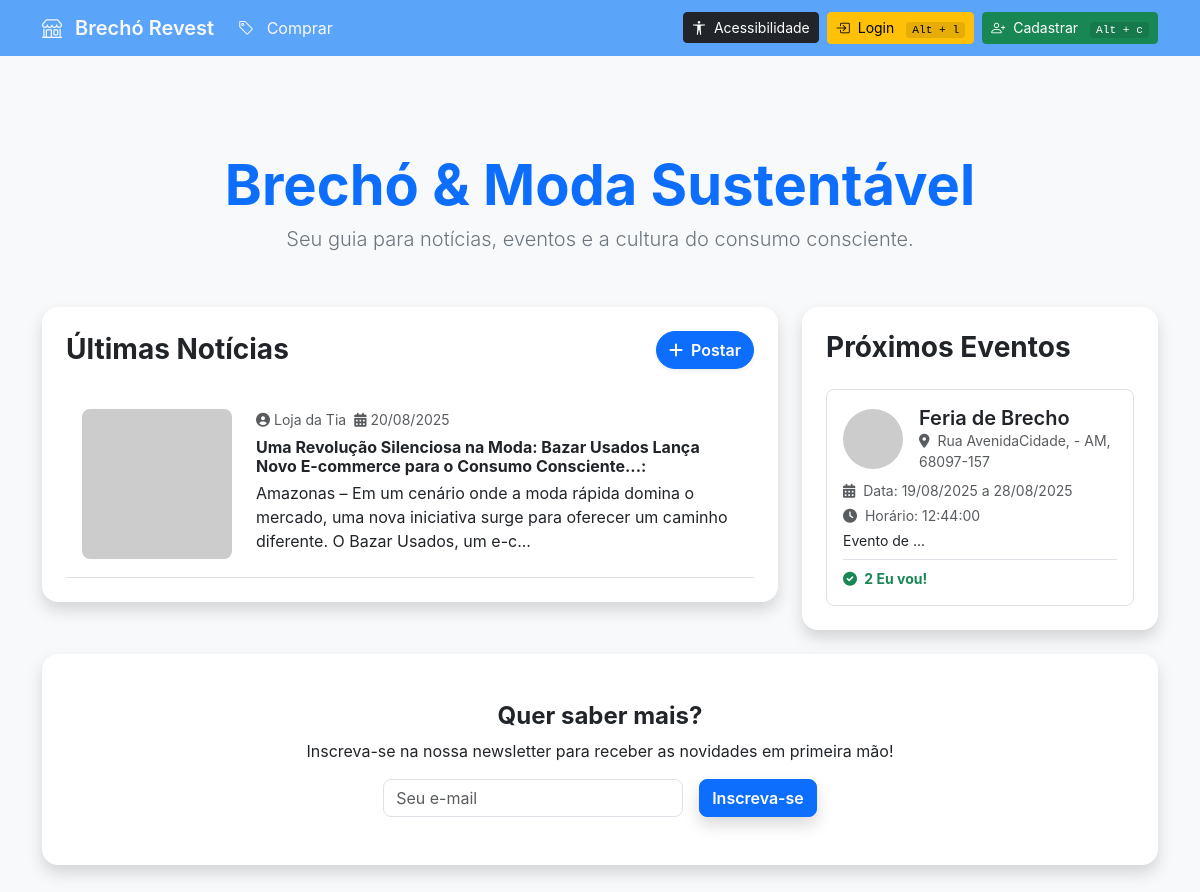
/main_jornal.php, run on an earlier commit of the app's database.
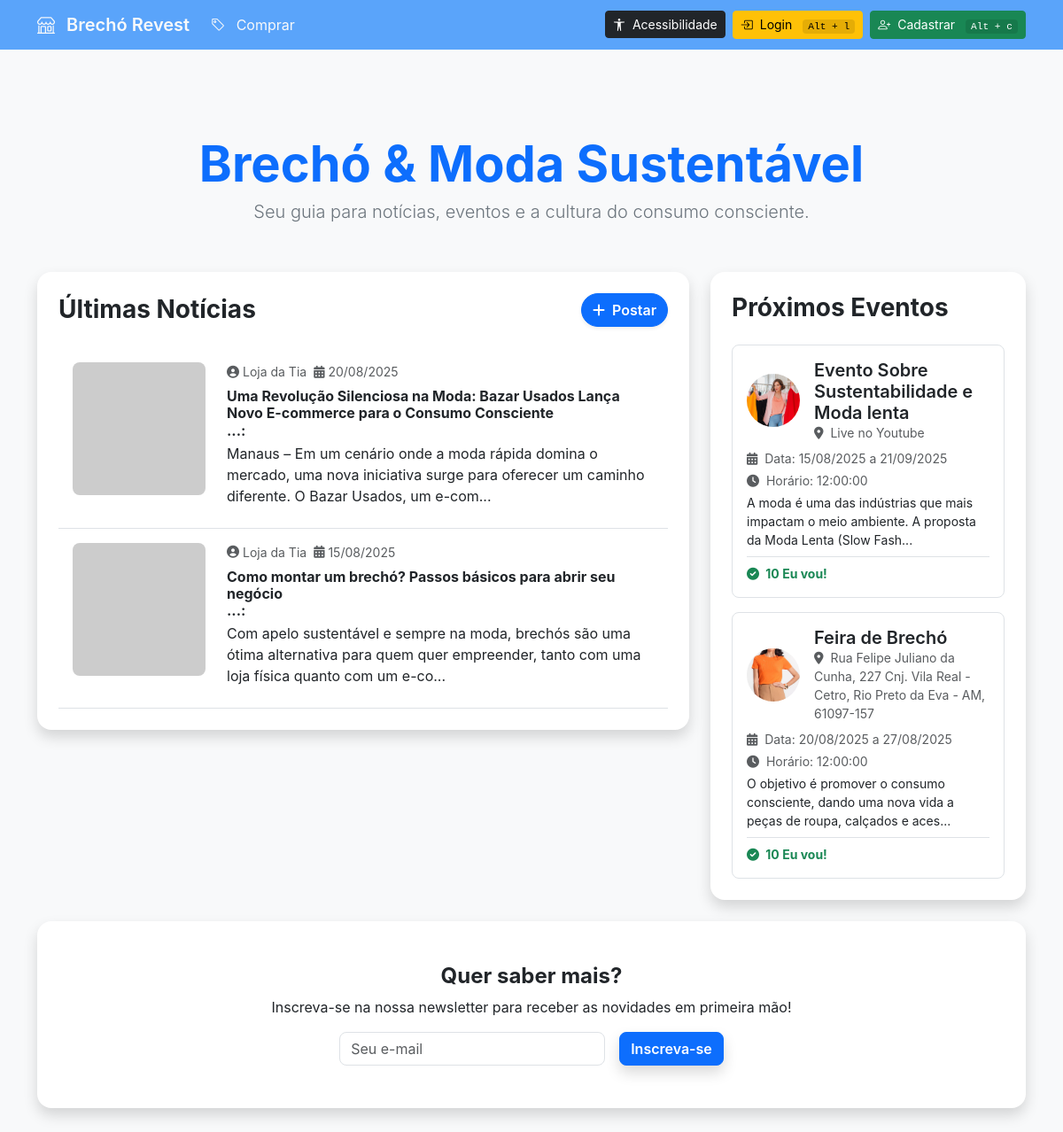
And on a later commit of the database.
### tables this page shows
CREATE TABLE `noticias` (
  `id` int(11) NOT NULL,
  `autor` varchar(255) NOT NULL,
  `corpo_do_texto` text NOT NULL,
  `data_de_publicacao` date NOT NULL,
  `referencias` varchar(500) DEFAULT NULL,
  `imagem` varchar(255) DEFAULT NULL,
  `resumo` varchar(255) NOT NULL
);

CREATE TABLE `eventos` (
  `id` int(11) NOT NULL,
  `nome_evento` varchar(255) NOT NULL,
  `data_inicio_evento` date NOT NULL,
  `data_termino_evento` date DEFAULT NULL,
  `data_evento` date NOT NULL,
  `hora_evento` time NOT NULL,
  `local_evento` varchar(255) NOT NULL,
  `descricao_evento` text DEFAULT NULL,
  `imagem_evento` varchar(255) DEFAULT NULL,
  `confirmacoes` int(11) DEFAULT 0,
  `resumo` varchar(255) NOT NULL,
  `contador_participantes` int(11) NOT NULL DEFAULT 0
);

### app/logic/main_jornal.php (called while the page is built, shortened)
<?php
require_once __DIR__ . '/../core/conexao.php';
$sql_noticias = "SELECT id, autor, resumo, corpo_do_texto, data_de_publicacao, referencias, imagem FROM noticias ORDER BY data_de_publicacao DESC LIMIT 5";
$resultado_noticias = $con->query($sql_noticias);
$sql_eventos = "SELECT id, nome_evento, data_inicio_evento, data_termino_evento, hora_evento, local_evento, descricao_evento, imagem_evento, confirmacoes FROM eventos ORDER BY data_inicio_evento ASC LIMIT 5";
$resultado_eventos = $con->query($sql_eventos);
?>
<?php
include __DIR__ . '/../includes/header.php';
?>

### public/main_jornal.php (called while the page is built)
<?php
include __DIR__ . '/../app/core/conexao.php';
include __DIR__ . '/../app/logic/main_jornal.php';
include __DIR__ . '/../app/views/main_jornal.php';
?>

### app/views/main_jornal.php (the view, shortened to what this page needs)
<!DOCTYPE html>
<html lang="pt-BR">
<head>
    <link rel="stylesheet" href="https://cdnjs.cloudflare.com/ajax/libs/font-awesome/6.0.0-beta3/css/all.min.css">
</head>
<body class="bg-light text-dark">
    <div class="container my-5">
        <header class="text-center py-5">
            <h1 class="display-4 fw-bolder text-primary mb-2">Brechó & Moda Sustentável</h1>
            <p class="h5 text-secondary fw-light">Seu guia para notícias, eventos e a cultura do consumo consciente.</p>
        </header>
        <main class="row g-4">
            <section class="col-md-8">
                <div class="bg-white rounded-4 shadow p-4">
                    <div class="d-flex justify-content-between align-items-center mb-4">
                        <h2 class="h3 fw-bold text-dark mb-0">Últimas Notícias</h2>
                        <a href="cadastro_jornal.php" class="btn btn-primary rounded-pill fw-semibold shadow-sm">
                            <i class="fas fa-plus me-1"></i> Postar
                        </a>
                    </div>
                    <div class="d-flex flex-column">
                        <?php
                        if ($resultado_noticias->num_rows > 0) {
                            while ($row_noticia = $resultado_noticias->fetch_assoc()) {
                                $data_formatada = date("d/m/Y", strtotime($row_noticia['data_de_publicacao']));
                        ?>
                                <a href="ver_noticia.php?tipo=noticia&id=<?php echo htmlspecialchars($row_noticia['id']); ?>" class="clickable-card p-3 border-bottom last:border-bottom-0">
                                    <article class="d-flex flex-column flex-sm-row gap-4">
                                        <img src="uploads/<?php echo htmlspecialchars($row_noticia['imagem']); ?>"
                                            alt="Imagem da notícia" class="rounded-3" style="width: 150px; height: 150px; object-fit: cover;"
                                            onerror="this.src='https://placehold.co/150x150/507d57/ffffff?text=BRECH%C3%93'">
                                        <div class="flex-grow-1">
                                            <div class="d-flex align-items-center gap-2 text-muted small mb-2">
                                                <span class="d-flex align-items-center"><i class="fas fa-user-circle me-1"></i> <?php echo htmlspecialchars($row_noticia['autor']); ?></span>
                                                <span class="d-flex align-items-center"><i class="fas fa-calendar-alt me-1"></i> <?php echo htmlspecialchars($data_formatada); ?></span>
                                            </div>
                                            <h4 class="h6 text-dark fw-bold mb-1"><?php echo nl2br(htmlspecialchars(substr($row_noticia['resumo'], 0, 150))) . '...'; ?>:</h4>
                                            <p class="text-dark mb-2"><?php echo nl2br(htmlspecialchars(substr($row_noticia['corpo_do_texto'], 0, 150))) . '...'; ?></p>
                                        </div>
                                    </article>
                                </a>
                        <?php
                            }
                        } else {
                            echo "<p class='text-center text-muted'>Nenhuma notícia encontrada.</p>";
                        }
                        ?>
                    </div>
                </div>
            </section>
            <section class="col-md-4">
                <div class="bg-white rounded-4 shadow p-4">
                    <h2 class="h3 fw-bold text-dark mb-4">Próximos Eventos</h2>
                    <div class="d-flex flex-column gap-3">
                        <?php
                        if ($resultado_eventos->num_rows > 0) {
                            while ($row_evento = $resultado_eventos->fetch_assoc()) {
                                $data_inicio_formatada = date("d/m/Y", strtotime($row_evento['data_inicio_evento']));
                                $data_termino_formatada = !empty($row_evento['data_termino_evento']) ? date("d/m/Y", strtotime($row_evento['data_termino_evento'])) : 'Não informado';
                        ?>
                                <a href="ver_noticia.php?tipo=evento&id=<?php echo htmlspecialchars($row_evento['id']); ?>" class="clickable-card p-3 rounded-3 border">
                                    <article>
                                        <div class="d-flex align-items-center mb-2">
                                            <img src="uploads/<?php echo htmlspecialchars($row_evento['imagem_evento']); ?>"
                                                alt="Imagem do evento" class="rounded-circle me-3" style="width: 60px; height: 60px; object-fit: cover;"
                                                onerror="this.src='https://placehold.co/60x60/d4a373/ffffff?text=EVENTO'">
                                            <div class="flex-grow-1">
                                                <h3 class="h5 fw-semibold text-dark mb-0"><?php echo htmlspecialchars($row_evento['nome_evento']); ?></h3>
                                                <p class="text-muted small mb-0"><i class="fas fa-map-marker-alt me-1"></i> <?php echo htmlspecialchars($row_evento['local_evento']); ?></p>
                                            </div>
                                        </div>
                                        <p class="text-muted small mb-1"><i class="fas fa-calendar-alt me-1"></i> Data: <?php echo htmlspecialchars($data_inicio_formatada); ?> <?php echo !empty($row_evento['data_termino_evento']) ? ' a ' . htmlspecialchars($data_termino_formatada) : ''; ?></p>
                                        <p class="text-muted small mb-1"><i class="fas fa-clock me-1"></i> Horário: <?php echo htmlspecialchars($row_evento['hora_evento']); ?></p>
                                        <p class="text-dark small mb-2"><?php echo nl2br(htmlspecialchars(substr($row_evento['descricao_evento'], 0, 100))) . '...'; ?></p>
                                        <div class="d-flex align-items-center justify-content-between pt-2 border-top">
                                            <span class="text-success fw-bold small"><i class="fas fa-check-circle me-1"></i> <?php echo htmlspecialchars($row_evento['confirmacoes']); ?> Eu vou!</span>
                                        </div>
                                    </article>
                                </a>
                        <?php
                            }
                        } else {
                            echo "<p class='text-center text-muted'>Nenhum evento futuro encontrado.</p>";
                        }
                        ?>
                    </div>
                </div>
            </section>
        </main>
        <footer class="text-center py-5 mt-4 bg-white rounded-4 shadow p-4">
            <h3 class="h4 fw-bold text-dark mb-2">Quer saber mais?</h3>
            <p class="text-dark mb-3">Inscreva-se na nossa newsletter para receber as novidades em primeira mão!</p>
            <div class="d-flex flex-column flex-sm-row justify-content-center gap-3">
                <input type="email" placeholder="Seu e-mail" class="form-control rounded-3 border flex-grow-1" style="max-width: 300px;">
                <button class="btn btn-primary rounded-3 fw-semibold shadow">Inscreva-se</button>
            </div>
        </footer>
    </div>
</body>
</html>

### app/includes/header.php (shortened to what this page needs)
<!DOCTYPE html>
<html lang="pt-br">
<head>
    <link href="https://cdn.jsdelivr.net/npm/bootstrap@5.3.3/dist/css/bootstrap.min.css" rel="stylesheet">
    <link rel="stylesheet" href="https://cdn.jsdelivr.net/npm/bootstrap-icons@1.11.3/font/bootstrap-icons.min.css">
</head>
<body>
<nav class="navbar navbar-custom navbar-expand-lg">
    <div class="container-fluid container">
        <a class="navbar-brand text-light" href="listar_produtos.php" style="font-weight: 600;">
            <i class="bi bi-shop me-2"></i> Brechó Revest
        </a>
        <div class="collapse navbar-collapse" id="navbarNav">
            <ul class="navbar-nav me-auto mb-2 mb-lg-0 navigatable-container" tabindex="0">
                <li class="nav-item">
                    <a class="nav-link text-light text-nowrap" href="listar_produtos.php">
                        <i class="bi bi-tag me-2"></i> Comprar
                    </a>
                </li>
            </ul>
            <div class="d-flex align-items-center navigatable-container" tabindex="0">
                <button id="toggleAccessibility" class="btn btn-dark btn-sm me-2 text-nowrap">
                    <i class="bi bi-universal-access me-1"></i> Acessibilidade
                </button>
                <?php if (isset($_SESSION['usuario']['id'])): ?>
                    <div class="dropdown">
                        <a class="btn btn-outline-light d-flex align-items-center dropdown-toggle text-nowrap" href="#" role="button" data-bs-toggle="dropdown" aria-expanded="false" id="userDropdown">
                            <?php if (isset($_SESSION['usuario']['foto_perfil']) && !empty($_SESSION['usuario']['foto_perfil'])): ?>
                                <img src="../public/uploads/<?= htmlspecialchars($_SESSION['usuario']['foto_perfil']) ?>" alt="Foto de perfil" class="profile-pic me-2">
                            <?php else: ?>
                                <i class="bi bi-person-circle fs-4 me-2"></i>
                            <?php endif; ?>
                            <?= htmlspecialchars($_SESSION['usuario']['nome'] ?? 'Usuário') ?>
                            <span class="key-shortcut d-none d-lg-inline">Alt + u</span>
                        </a>
                        <ul class="dropdown-menu dropdown-menu-end">
                            <li><h6 class="dropdown-header">Olá, <?= htmlspecialchars($_SESSION['usuario']['nome'] ?? 'Usuário') ?>!</h6></li>
                            <li><hr class="dropdown-divider"></li>
                            <li>
                                <a class="dropdown-item" href="dashboard_vendedor.php">
                                    <i class="bi bi-graph-up me-2"></i> Painel Geral
                                </a>
                            </li>
                            <li>
                                <a class="dropdown-item" href="editar_perfil.php">
                                    <i class="bi bi-person me-2"></i> Editar Perfil
                                </a>
                            </li>
                            <li>
                                <a class="dropdown-item" href="ajuda.php">
                                    <i class="bi bi-life-preserver me-2"></i> Ajuda
                                </a>
                            </li>
                            <li><hr class="dropdown-divider"></li>
                            <li>
                                <a class="dropdown-item text-danger" href="autenticacao.php?acao=logout">
                                    <i class="bi bi-box-arrow-right me-2"></i> Sair
                                </a>
                            </li>
                        </ul>
                    </div>
                <?php else: ?>
                    <a href="autenticacao.php?acao=login" class="btn btn-warning me-2 btn-sm text-nowrap" id="loginBtn">
                        <i class="bi bi-box-arrow-in-right me-1"></i> Login
                        <span class="key-shortcut d-none d-lg-inline">Alt + l</span>
                    </a>
                    <a href="autenticacao.php?acao=cadastro" class="btn btn-success btn-sm text-nowrap" id="registerBtn">
                        <i class="bi bi-person-plus me-1"></i> Cadastrar
                        <span class="key-shortcut d-none d-lg-inline">Alt + c</span>
                    </a>
                <?php endif; ?>
            </div>
        </div>
    </div>
</nav>
</body>
</html>

### app/includes/header.php (style rules this page uses)
body { font-family: 'Poppins', sans-serif; }
.navbar-custom { background-color: #5AA4FA; }
.navbar-nav .nav-item { margin-right: 12px; }
.navbar-nav .nav-link { padding: 8px 14px; border-radius: 6px; transition: all 0.3s ease; }
.key-shortcut { font-family: monospace; background-color: rgba(0, 0, 0, 0.1); padding: 2px 6px; border-radius: 4px; font-size: 0.8em; margin-left: 8px; }

### app/views/main_jornal.php (style rules this page uses)
body { font-family: 'Inter', sans-serif; background-color: #f8f9fa; }
.clickable-card { display: block; text-decoration: none; color: inherit; transition: transform 0.2s, box-shadow 0.2s; }

What changed in the data, as far as the page shows it:
removed noticias: autor "Loja da Tia", data_de_publicacao "20/08/2025", resumo "Uma Revolução Silenciosa na Moda: Bazar Usados Lança Novo E-commerce para o Consumo Consciente", corpo_do_texto "Amazonas – Em um cenário onde a moda rápida domina o mercado, uma nova iniciativa surge para oferecer um caminho diferente. O Bazar Usados, um e-c"
removed eventos: nome_evento "Feria de Brecho", local_evento "Rua AvenidaCidade, - AM, 68097-157", data_inicio_evento "19/08/2025", data_termino_evento "28/08/2025", hora_evento "12:44:00", descricao_evento "Evento de", confirmacoes "2"
added noticias: autor "Loja da Tia", data_de_publicacao "20/08/2025", resumo "Uma Revolução Silenciosa na Moda: Bazar Usados Lança Novo E-commerce para o Consumo Consciente", corpo_do_texto "Manaus – Em um cenário onde a moda rápida domina o mercado, uma nova iniciativa surge para oferecer um caminho diferente. O Bazar Usados, um e-com"
added noticias: autor "Loja da Tia", data_de_publicacao "15/08/2025", resumo "Como montar um brechó? Passos básicos para abrir seu negócio", corpo_do_texto "Com apelo sustentável e sempre na moda, brechós são uma ótima alternativa para quem quer empreender, tanto com uma loja física quanto com um e-co"
added eventos: imagem_evento (picture), nome_evento "Evento Sobre Sustentabilidade e Moda lenta", local_evento "Live no Youtube", data_inicio_evento "15/08/2025", data_termino_evento "21/09/2025", hora_evento "12:00:00", descricao_evento "A moda é uma das indústrias que mais impactam o meio ambiente. A proposta da Moda Lenta (Slow Fash", confirmacoes "10"
added eventos: imagem_evento (picture), nome_evento "Feira de Brechó", local_evento "Rua Felipe Juliano da Cunha, 227 Cnj. Vila Real - Cetro, Rio Preto da Eva - AM, 61097-157", data_inicio_evento "20/08/2025", data_termino_evento "27/08/2025", hora_evento "12:00:00", descricao_evento "O objetivo é promover o consumo consciente, dando uma nova vida a peças de roupa, calçados e aces", confirmacoes "10"
